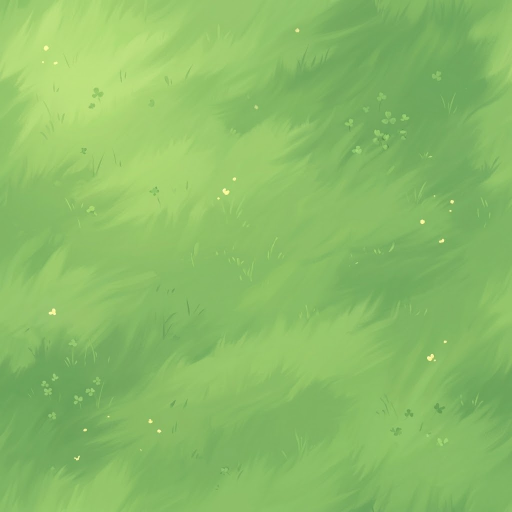
#> input picture docs/art-direction/fontes-cenario/chao-forest.jpg, 1024 x 1024 px, given in place of 31.jpg, which was not available (shown at 1/2 size)
$ python ground-textures-from-images.py ../docs/art-direction/fontes-cenario/chao-forest.jpg
#> lines starting #> are read from the running program, lines starting #| are printed output that depends on the picture
# Prepara as texturas de chão geradas por IA: torna cada uma SEM EMENDA (mistura com a própria cópia deslocada) e reduz para o peso de celular.
# Saída: public/assets/ground/{forest,plains,ruins,town,water-lake,water-crystal,sand-dirt,sand-plains,slabs}.webp
# Uso: python tools/ground-textures-from-images.py <pasta-com-31.jpg..40.jpg>   (ordem: floresta, vila, trilha-terra, trilha-lajes, planície, ruínas, margem, água A, terra B, água B)
import sys, os, shutil
import numpy as np
from PIL import Image

root = os.path.join(os.path.dirname(__file__), '..')
out = os.path.join(root, 'public/assets/ground'); os.makedirs(out, exist_ok=True)
src = os.path.join(root, 'docs/art-direction/fontes-cenario'); os.makedirs(src, exist_ok=True)
D = sys.argv[1]


def seamless(a, wx=True, wy=True):
    """Janela 0 nas bordas e 1 no centro; a cópia deslocada de meia largura cobre as bordas -> as bordas opostas ficam iguais."""
#> called with wx = True, wy = True
    h, w, _ = a.shape
#> h = 1024; w = 1024
    wxv = np.sin(np.pi * (np.arange(w) + 0.5) / w) ** 2 if wx else np.ones(w)
#> wxv = 1024 values, max 1 at index 511, min 2.35e-06 at index 0, mean 0.5
    wyv = np.sin(np.pi * (np.arange(h) + 0.5) / h) ** 2 if wy else np.ones(h)
#> wyv has the same summary as wxv
    win = (wyv[:, None] * wxv[None, :])[..., None]
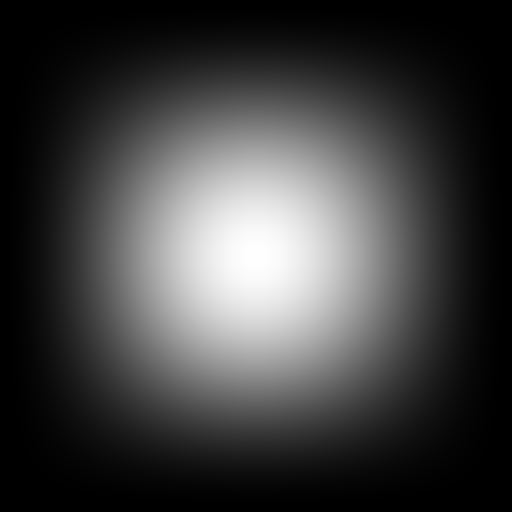
#> win: shape (1024, 1024, 1) float64 (shown at 1/2 size); min 5.54e-12, max 1, mean 0.25
    rolled = np.roll(np.roll(a, h // 2 if wy else 0, axis=0), w // 2 if wx else 0, axis=1)
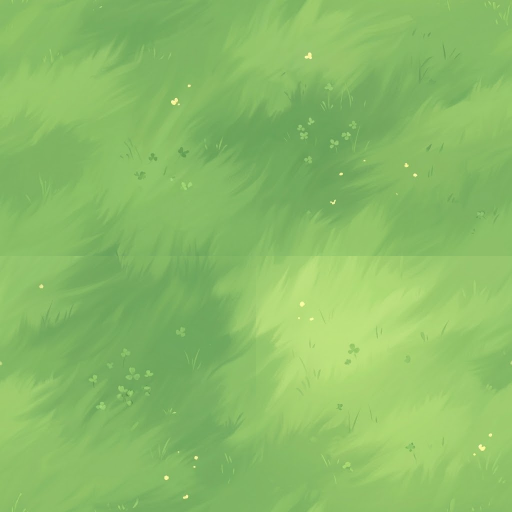
#> rolled: shape (1024, 1024, 3) float32 (shown at 1/2 size); mean of channels 0, 1, 2 137.9, 189.1, 103.1; drawn as R, G, B
    return a * win + rolled * (1 - win)
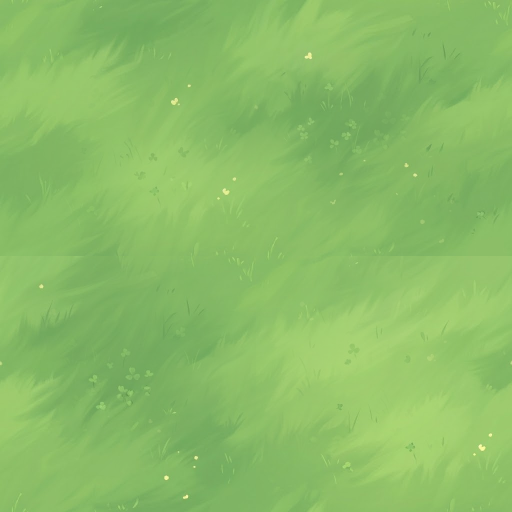
#> returned value: shape (1024, 1024, 3) float64 (shown at 1/2 size); mean of channels 0, 1, 2 138.5, 189.5, 103; drawn as R, G, B


def load(n): return np.array(Image.open(os.path.join(D, f'{n}.jpg')).convert('RGB')).astype(np.float32)


def save(a, name, size=None, q=82):
#> called with name = 'forest', size = (512, 512), q = 82
    im = Image.fromarray(a.clip(0, 255).astype(np.uint8))
    if size: im = im.resize(size, Image.LANCZOS)
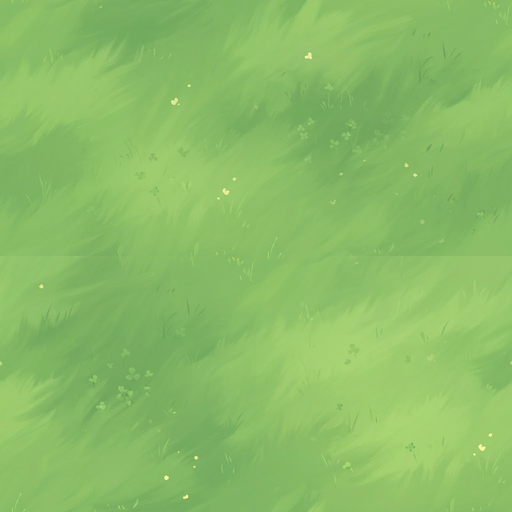
#> im: PIL image 512x512 RGB; mean R, G, B 138, 188.9, 102.5
    im.save(os.path.join(out, name + '.webp'), 'WEBP', quality=q, method=6)
    print(name, im.size, round(os.path.getsize(os.path.join(out, name + '.webp')) / 1024), 'KB')
#| forest (512, 512) 7 KB


for n, name in ((31, 'forest'), (35, 'plains'), (36, 'ruins'), (32, 'town'), (40, 'water-lake'), (38, 'water-crystal')):
    shutil.copy(os.path.join(D, f'{n}.jpg'), os.path.join(src, f'chao-{name}.jpg'))
    save(seamless(load(n)), name, (512, 512))
#> pass 2 of the loop `for n, name in ((31, 'forest'), (35, 'plains'), (36, 'ruins'), (32, 't..`:
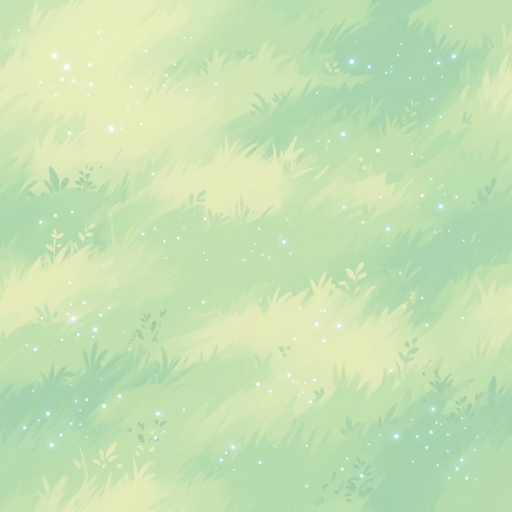
#> input picture docs/art-direction/fontes-cenario/chao-plains.jpg, 1024 x 1024 px, given in place of 35.jpg, which was not available (shown at 1/2 size)
#> in seamless (call 2), `rolled = np.roll(np.roll(a, h // 2 if wy else 0, axis=0), w // 2 if wx..`:
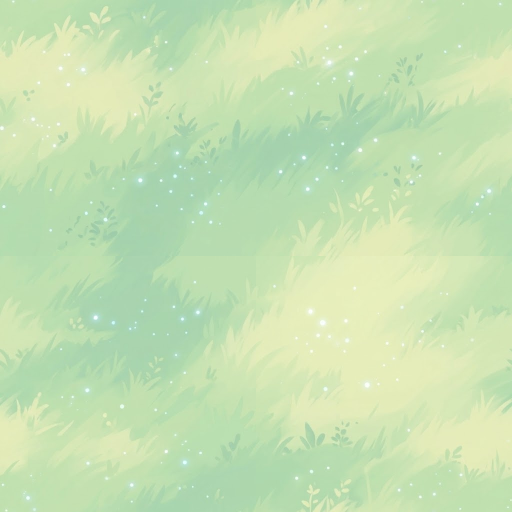
#> rolled: shape (1024, 1024, 3) float32 (shown at 1/2 size); mean of channels 0, 1, 2 197.4, 224.9, 179.1; drawn as R, G, B
#> in save (call 2), `if size: im = im.resize(size, Image.LANCZOS)`:
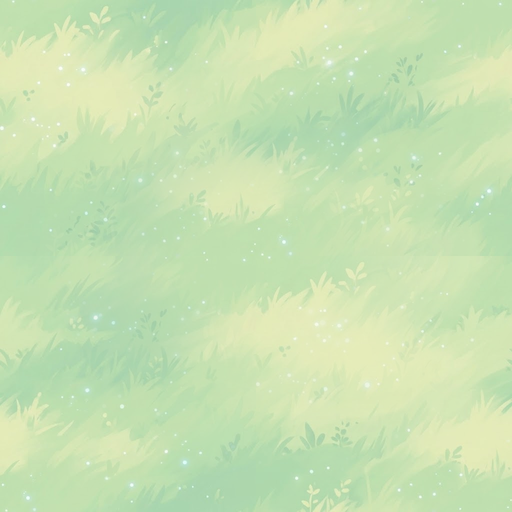
#> im: PIL image 512x512 RGB; mean R, G, B 199, 225.2, 178.5
#| plains (512, 512) 9 KB
#> (the run stopped early here; a loop or call above may not have finished)
